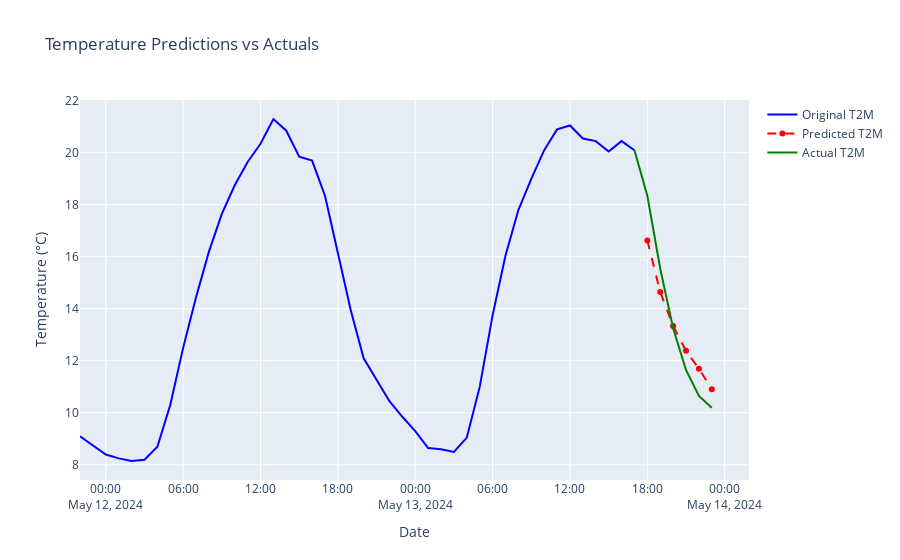

The code cell stored with this chart in its notebook:
### Code cell
lat = 44.7871
lon = 20.4572
lat = 59.3293
lon = 12.5683

predict_next_6_hours(lat, lon)
